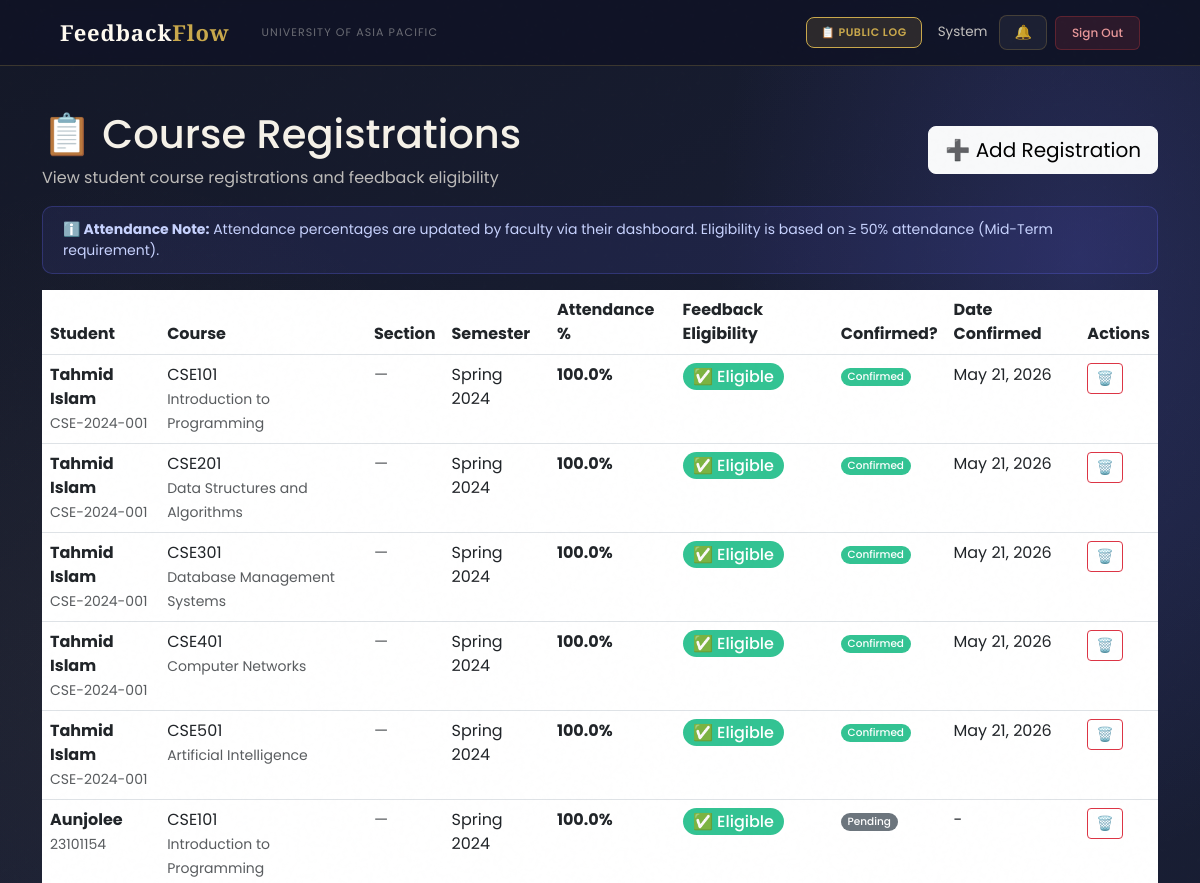
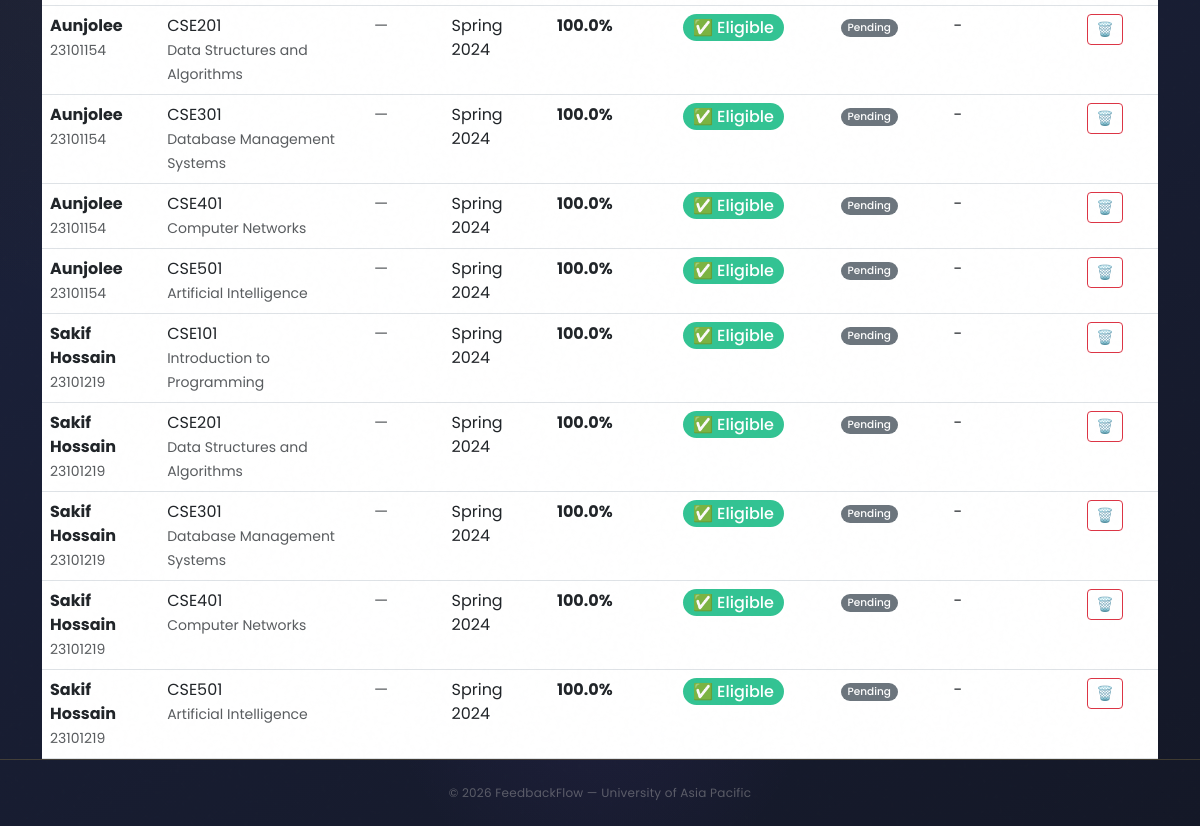
/feedback/admin/registrations/ (signed in), run on an earlier commit of the app's database (2 pictures, top to bottom).
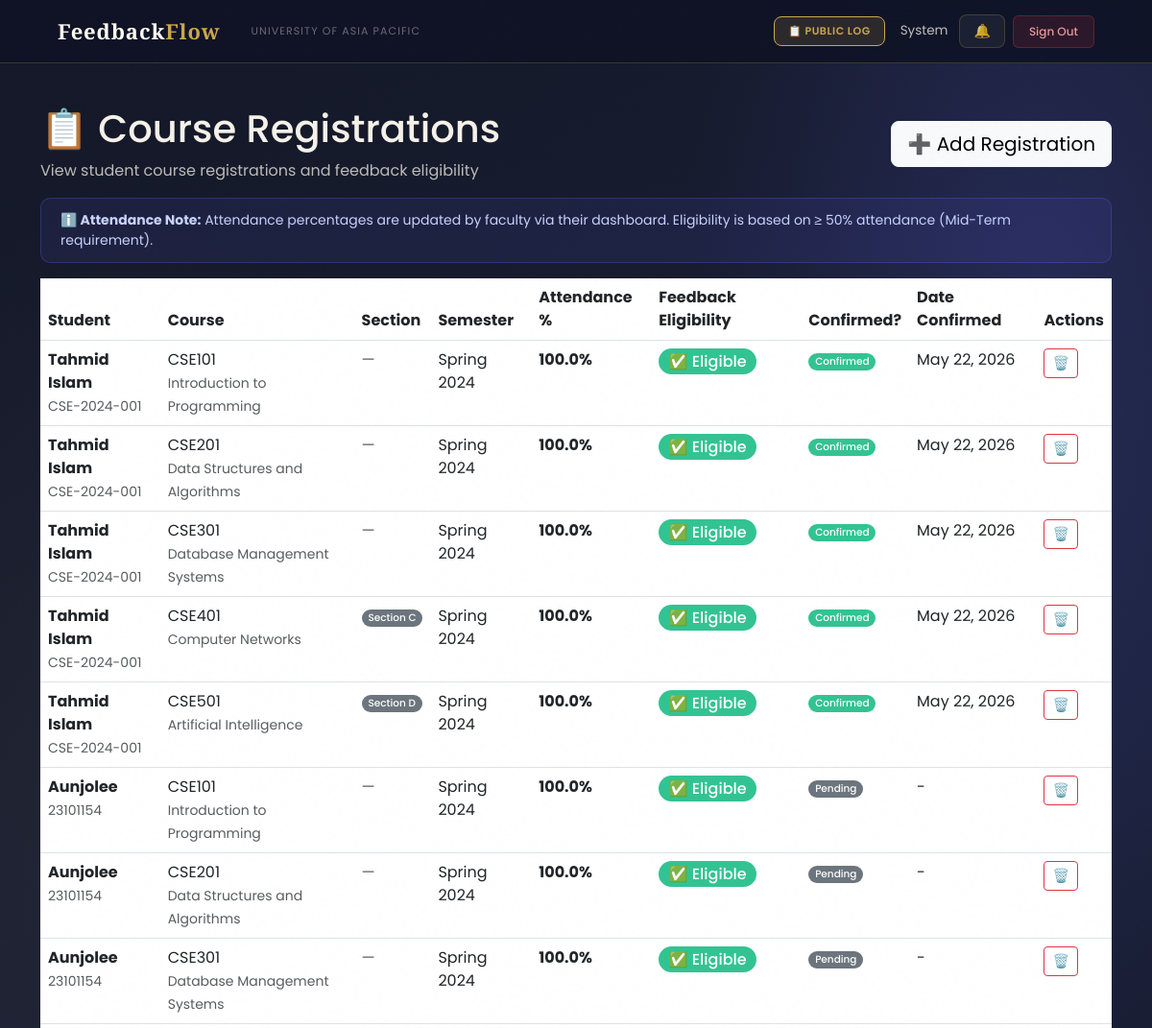
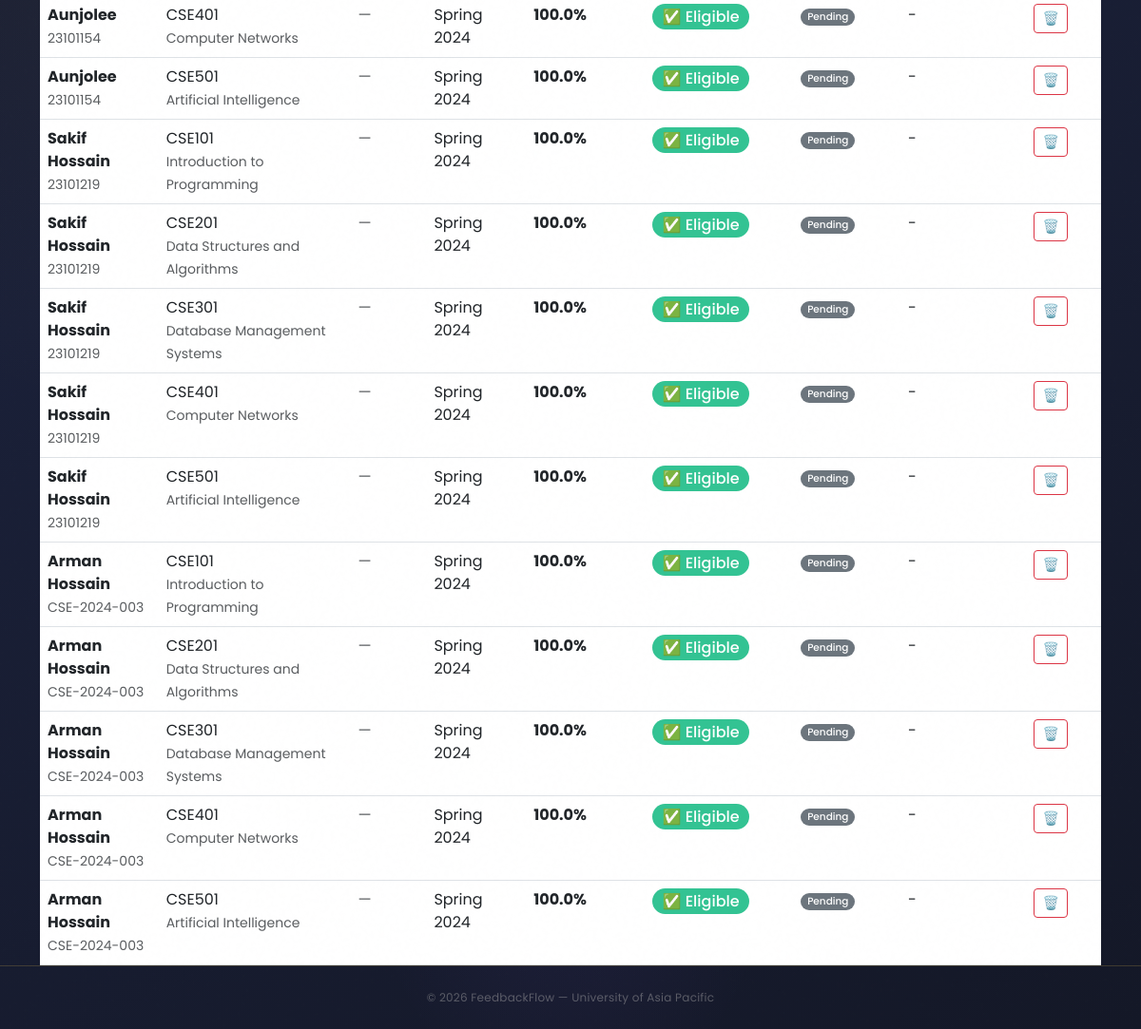
And on a later commit of the database (2 pictures, top to bottom).
### users/models.py (models this page shows, shortened)
class User(AbstractBaseUser, PermissionsMixin):
    ROLE_CHOICES = (
        ('Student',   'Student'),
        ('Faculty',   'Faculty'),
        ('HOD',       'Head of Department'),
        ('Staff',     'Staff'),
        ('DAO',       'Dean of Administration Office'),
        ('Admin',     'Administrator'),
        ('Committee', 'Committee Member'),
    )
    DEPARTMENT_CHOICES = (
        ('DBA',          'Department of Business Administration'),
        ('CSE',          'Department of Computer Science and Engineering'),
        ('CE',           'Department of Civil Engineering'),
        ('EEE',          'Department of Electrical and Electronic Engineering'),
        ('Pharmacy',     'Department of Pharmacy'),
        ('Law',          'Department of Law and Human Rights'),
        ('English',      'Department of English'),
        ('Architecture', 'Department of Architecture'),
    )
    COMMITTEE_TYPE_CHOICES = (
        ('Harassment Committee', 'Harassment Committee'),
        ('Proctorial Committee', 'Proctorial Committee'),
    )
    email          = models.EmailField(unique=True, max_length=255)
    full_name      = models.CharField(max_length=150)
    role           = models.CharField(max_length=20, choices=ROLE_CHOICES)
    department     = models.CharField(max_length=100, choices=DEPARTMENT_CHOICES, null=True, blank=True)
    student_id     = models.CharField(max_length=50, unique=True, null=True, blank=True)
    committee_type = models.CharField(max_length=50, choices=COMMITTEE_TYPE_CHOICES, null=True, blank=True)
    is_active      = models.BooleanField(default=True)
    is_staff       = models.BooleanField(default=False)
    created_at     = models.DateTimeField(auto_now_add=True)
    updated_at     = models.DateTimeField(auto_now=True)
    USERNAME_FIELD  = 'email'
    REQUIRED_FIELDS = ['full_name']
    objects = UserManager()
    class Meta:
        verbose_name        = 'User'
        verbose_name_plural = 'Users'
        ordering            = ['-created_at']
    def get_short_name(self):
        return self.full_name.split()[0] if self.full_name else self.email

### feedback/models.py (models this page shows, shortened)
class CourseRegistration(models.Model):
    SECTION_CHOICES = (
        ('A', 'Section A'),
        ('B', 'Section B'),
        ('C', 'Section C'),
        ('D', 'Section D'),
    )
    student      = models.ForeignKey(
                        settings.AUTH_USER_MODEL,
                        on_delete=models.CASCADE,
                        related_name='course_registrations'
                    )
    course       = models.ForeignKey(
                        Course,
                        on_delete=models.CASCADE,
                        related_name='registrations'
                    )
    class_section = models.CharField(
                        max_length=1,
                        choices=SECTION_CHOICES,
                        null=True, blank=True,
                        help_text='Section the student belongs to in this course'
                    )
    is_confirmed = models.BooleanField(default=False)
    attendance_percentage = models.FloatField(default=100.0, help_text='Student attendance percentage (0-100)')
    confirmed_at = models.DateTimeField(null=True, blank=True)
    registered_at= models.DateTimeField(auto_now_add=True)
    class Meta:
        unique_together = ['student', 'course']
        ordering = ['-registered_at']

class Course(models.Model):
    course_code = models.CharField(max_length=20, unique=True)
    course_name = models.CharField(max_length=200)
    department = models.CharField(max_length=100)
    semester = models.CharField(max_length=50)
    is_active = models.BooleanField(default=True)
    created_at = models.DateTimeField(auto_now_add=True)
    class Meta:
        ordering = ['course_code']
        verbose_name = 'Course'
        verbose_name_plural = 'Courses'

### feedback/views.py (the view)
# urls.py: path('admin/registrations/', views.admin_registration_list, name='admin_registration_list'),
@login_required
@user_passes_test(admin_required)
def admin_registration_list(request):
    registrations = CourseRegistration.objects.select_related('student', 'course').all().order_by('-confirmed_at')
    context = {
        'registrations': registrations,
        'page_title': 'Course Registrations'
    }
    return render(request, 'feedback/admin_registration_list.html', context)

### feedback/views.py (called while the page is built)
def admin_required(user):
    return user.is_authenticated and user.role == 'Admin'

### users/context_processors.py (called while the page is built)
def notifications_count(request):
    if request.user.is_authenticated:
        from users.models import Notification, Announcement
        count = Notification.objects.filter(
            recipient=request.user,
            is_read=False
        ).count()
        active_announcements = []
        for ann in Announcement.objects.filter(is_active=True).order_by('-created_at')[:10]:
            if ann.is_visible_to(request.user):
                active_announcements.append(ann)
            if len(active_announcements) >= 3:
                break
        return {
            'unread_notifications_count': count,
            'active_announcements': active_announcements,
        }
    return {'unread_notifications_count': 0, 'active_announcements': []}

### feedback/templates/feedback/admin_registration_list.html (shortened to what this page needs)
{% extends 'users/dashboard_base.html' %}
{% block content %}
<div class="container mt-4">
    <div class="dashboard-header">
        <div class="row align-items-center">
            <div class="col-md-8">
                <h1>📋 Course Registrations</h1>
                <p class="mb-0 opacity-75">View student course registrations and feedback eligibility</p>
            </div>
            <div class="col-md-4 text-end">
                <a href="{% url 'admin_registration_add' %}" class="btn btn-light btn-lg">
                    ➕ Add Registration
                </a>
            </div>
        </div>
    </div>
    <div class="alert alert-info mt-3" role="alert">
        <strong>ℹ️ Attendance Note:</strong> Attendance percentages are updated by faculty via their dashboard.
        Eligibility is based on ≥ 50% attendance (Mid-Term requirement).
    </div>
    <div class="modern-table mt-3">
        <table class="table table-hover mb-0">
            <thead>
            <tr>
                <th>Student</th>
                <th>Course</th>
                <th>Section</th>
                <th>Semester</th>
                <th>Attendance %</th>
                <th>Feedback Eligibility</th>
                <th>Confirmed?</th>
                <th>Date Confirmed</th>
                <th>Actions</th>
            </tr>
            </thead>
            <tbody>
            {% for reg in registrations %}
            <tr>
                <td><strong>{{ reg.student.full_name }}</strong><br><small class="text-muted">{{ reg.student.student_id }}</small></td>
                <td>{{ reg.course.course_code }}<br><small class="text-muted">{{ reg.course.course_name }}</small></td>
                <td>
                    {% if reg.class_section %}
                        <span class="badge bg-secondary">Section {{ reg.class_section }}</span>
                    {% else %}
                        <span class="text-muted">—</span>
                    {% endif %}
                </td>
                <td>{{ reg.course.semester }}</td>
                <td>
                    <strong>{{ reg.attendance_percentage|floatformat:1 }}%</strong>
                </td>
                <td>
                    {% if reg.attendance_percentage >= 50 %}
                        <span class="badge bg-success fs-6">✅ Eligible</span>
                    {% else %}
                        <span class="badge bg-danger fs-6">❌ Not Eligible</span>
                    {% endif %}
                </td>
                <td>
                    {% if reg.is_confirmed %}
                        <span class="badge bg-success">Confirmed</span>
                    {% else %}
                        <span class="badge bg-secondary">Pending</span>
                    {% endif %}
                </td>
                <td>{{ reg.confirmed_at|date:"M d, Y"|default:"-" }}</td>
                <td>
                    <a href="{% url 'admin_registration_delete' reg.id %}" class="btn btn-sm btn-outline-danger" title="Delete">🗑️</a>
                </td>
            </tr>
            {% empty %}
            <tr>
                <td colspan="9" class="text-center text-muted py-4">
                    No course registrations found. <a href="{% url 'admin_registration_add' %}">Add one now</a>
                </td>
            </tr>
            {% endfor %}
            </tbody>
        </table>
    </div>
</div>
{% endblock %}

### users/templates/users/dashboard_base.html (shortened to what this page needs)
{% extends 'users/base.html' %}

### users/templates/users/base.html (shortened to what this page needs)
<!DOCTYPE html>
<html lang="en">
<head>
    <link href="https://cdn.jsdelivr.net/npm/bootstrap@5.3.0/dist/css/bootstrap.min.css" rel="stylesheet">
</head>
<body>
    <nav class="navbar navbar-expand-lg">
        <div class="container-fluid d-flex align-items-center gap-3">
            <a class="navbar-brand" href="/">Feedback<em>Flow</em></a>
            <span class="navbar-text d-none d-md-inline">University of Asia Pacific</span>
            {% if user.is_authenticated %}
            <div class="ms-auto d-flex align-items-center gap-2">
                <a href="{% url 'public_log' %}" class="btn-bell"
                    style="font-size:11px; font-weight:600; text-transform:uppercase; letter-spacing:0.05em; background:rgba(201,168,76,.15); color:var(--gold) !important; border-color:var(--gold) !important;">
                    📋 Public Log
                </a>
                <span class="nav-user-info d-none d-md-inline ms-2">{{ user.get_short_name }}</span>
                <a href="{% url 'notifications' %}" class="btn-bell ms-1">
                    🔔
                </a>
                <a href="{% url 'logout' %}" class="btn-logout">Sign Out</a>
            </div>
            {% endif %}
        </div>
    </nav>
    <main>
        {% block content %}{% endblock %}
    </main>
    <footer>
        <p>© 2026 FeedbackFlow — University of Asia Pacific</p>
    </footer>
</body>
</html>

What changed in the data, as far as the page shows it:
changed CourseRegistration (number 1 of 20 on the later page): confirmed_at "May 21, 2026" → "May 22, 2026"
changed CourseRegistration (number 2 of 20 on the later page): confirmed_at "May 21, 2026" → "May 22, 2026"
changed CourseRegistration (number 3 of 20 on the later page): confirmed_at "May 21, 2026" → "May 22, 2026"
changed CourseRegistration (number 4 of 20 on the later page): class_section (not shown) → "C"; confirmed_at "May 21, 2026" → "May 22, 2026"; class_section "—" → "Section"
changed CourseRegistration (number 5 of 20 on the later page): class_section (not shown) → "D"; confirmed_at "May 21, 2026" → "May 22, 2026"; class_section "—" → "Section"
added CourseRegistration: student.full_name "Arman Hossain", student.student_id "CSE-2024-003", course.course_code "CSE101", course.course_name "Introduction to Programming", course.semester "Spring 2024", attendance_percentage "100.0", shows "✅ Eligible", is_confirmed "Pending", confirmed_at "-"
added CourseRegistration: student.full_name "Arman Hossain", student.student_id "CSE-2024-003", course.course_code "CSE201", course.course_name "Data Structures and Algorithms", course.semester "Spring 2024", attendance_percentage "100.0", shows "✅ Eligible", is_confirmed "Pending", confirmed_at "-"
added CourseRegistration: student.full_name "Arman Hossain", student.student_id "CSE-2024-003", course.course_code "CSE301", course.course_name "Database Management Systems", course.semester "Spring 2024", attendance_percentage "100.0", shows "✅ Eligible", is_confirmed "Pending", confirmed_at "-"
added CourseRegistration: student.full_name "Arman Hossain", student.student_id "CSE-2024-003", course.course_code "CSE401", course.course_name "Computer Networks", course.semester "Spring 2024", attendance_percentage "100.0", shows "✅ Eligible", is_confirmed "Pending", confirmed_at "-"
added CourseRegistration: student.full_name "Arman Hossain", student.student_id "CSE-2024-003", course.course_code "CSE501", course.course_name "Artificial Intelligence", course.semester "Spring 2024", attendance_percentage "100.0", shows "✅ Eligible", is_confirmed "Pending", confirmed_at "-"
